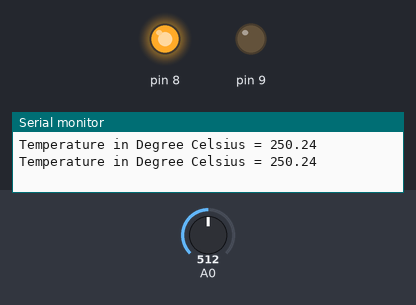
A sketch run on a simulated Arduino Uno, built with avr-gcc and run on an emulated ATmega328P. Shown: output pins drawn as LEDs (lit = HIGH), the last lines printed to the serial monitor. Inputs (shaded band) come from the test bench; at power-on: A0 = 512.

Above: at 1.8 s.
1.9 s: A0 set to 69
3.4 s: A0 set to 55
At 4.5 s:
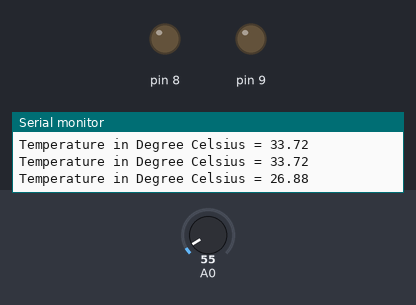
5.5 s: A0 set to 122
At 7.2 s:
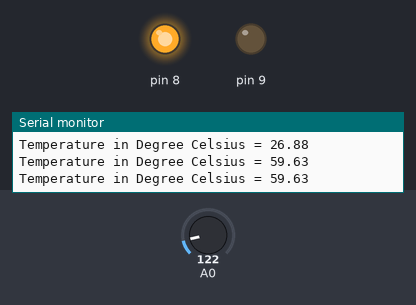
7.5 s: A0 set to 20
At 8.8 s:
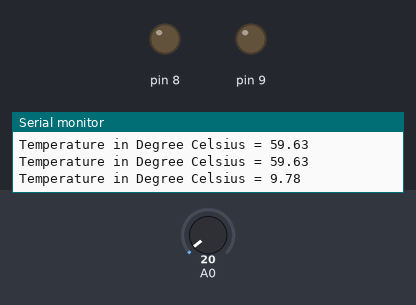
Timing chart, 0 to 10.5 s (numbered marks = the images above; inputs shaded):
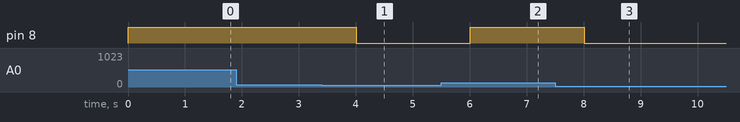

Measured:
- the behaviour switches between 62 and 61 on A0 (found by bisection; images 0 and 1)
- after the input at 3.4 s, pin 8: HIGH → LOW after 0.60 s
- after the input at 5.5 s, pin 8: LOW → HIGH after 0.51 s
- after the input at 7.5 s, pin 8: HIGH → LOW after 0.51 s

The sketch:

tempsensor.ino
```cpp
float Vout;
float Temp;
void setup() {

  Serial.begin (9600);
  pinMode(8,OUTPUT);
  pinMode(9,OUTPUT);

}

void loop() {
  Vout =analogRead(A0);
  Temp=(Vout*500)/1023;
  if (Temp>=30)
  {
    digitalWrite(8,HIGH);
    digitalWrite(9,LOW);

  }
  else
  {
    digitalWrite(8,LOW);
     digitalWrite(9,LOW);
  }
  Serial.print("Temperature in Degree Celsius = ");
  Serial.print(Temp);
  Serial.println();
  delay(1000);
}
```
